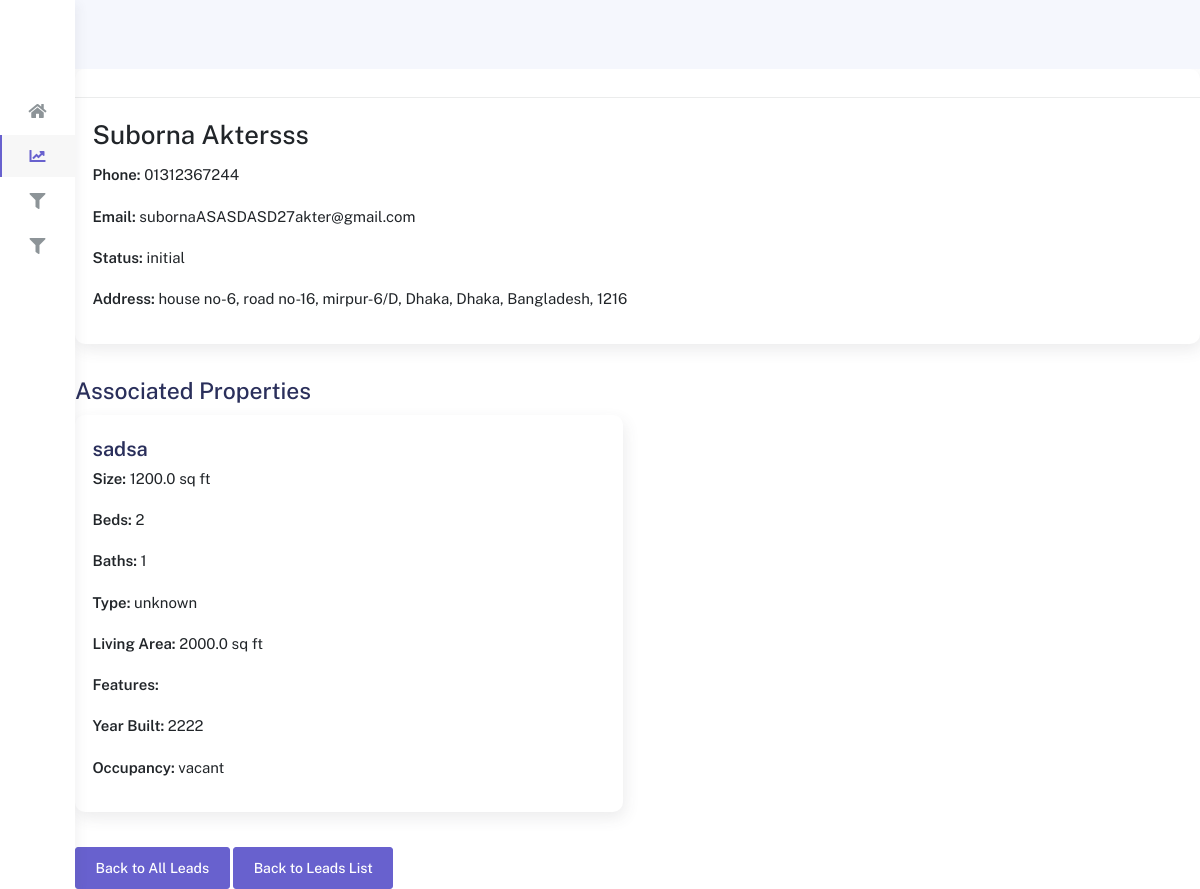
The page /lead/2 on the database its author committed.
### app.py (models this page shows, shortened)
class Lead(db.Model):
    id = db.Column(db.Integer, primary_key=True)
    firstname = db.Column(db.String(50), nullable=False)
    lastname = db.Column(db.String(50), nullable=False)
    phone = db.Column(db.String(15), nullable=False)
    email = db.Column(db.String(120), nullable=False, unique=True)
    status = db.Column(db.String(20), nullable=False)
    address = db.Column(db.String(200), nullable=True)
    city = db.Column(db.String(200), nullable=True)
    state = db.Column(db.String(200), nullable=True)
    country = db.Column(db.String(200), nullable=True)
    zip = db.Column(db.String(200), nullable=True)
    properties = db.relationship('Property', backref='lead', lazy=True)
    lead_list_id = db.Column(db.Integer, db.ForeignKey('lead_list.id'), nullable=True)
    campaignid = db.Column(db.Integer, db.ForeignKey('campaign.id'), nullable=True)
    last_modified = db.Column(db.DateTime, nullable=False, default=datetime.utcnow, onupdate=datetime.utcnow)

class Property(db.Model):
    id = db.Column(db.Integer, primary_key=True)
    size = db.Column(db.Float, nullable=True)
    beds = db.Column(db.Integer, nullable=True)
    baths = db.Column(db.Integer, nullable=True)
    type = db.Column(db.String(50), nullable=True)
    livingarea = db.Column(db.Float, nullable=True)
    features = db.Column(db.String(200), nullable=True)
    propertyaddress = db.Column(db.String(200), nullable=True)
    yearsbuilt = db.Column(db.Integer, nullable=True)
    occupancy = db.Column(db.String(50), nullable=True)
    lead_id = db.Column(db.Integer, db.ForeignKey('lead.id'), nullable=False)

### app.py (the view)
@app.route("/lead/<int:lead_id>", methods=["GET"])
def leaddetails(lead_id):
    lead = Lead.query.get_or_404(lead_id)
    return render_template("singlelead.html", lead=lead)

### templates/singlelead.html (shortened to what this page needs)
<!DOCTYPE html>
<html lang="en">
<head>
  <link rel="stylesheet" href="{{ url_for('static', filename='css/bootstrap.min.css') }}" />
  <link rel="stylesheet" href="{{ url_for('static', filename='css/plugins.min.css') }}" />
  <link rel="stylesheet" href="{{ url_for('static', filename='css/kaiadmin.min.css') }}" />
  <link rel="stylesheet" href="{{ url_for('static', filename='css/main.css') }}" />
</head>
<body>
  <div class="wrapper sidebar_minimize">
          <div class="sidebar" data-background-color="light">
        <div class="sidebar-logo">
          <div class="logo-header" data-background-color="light">
          </div>
        </div>
        <div class="sidebar-wrapper scrollbar scrollbar-inner">
          <div class="sidebar-content">
            <ul class="nav nav-secondary">
              <li class="nav-item">
                <a href="/">
                  <i class="fas fa-home"></i>
                </a>
              </li>
               <li class="nav-item active">
                <a href="/analytics">
                <i class="fas fa-chart-line"></i>
                </a>
              </li>
              <li class="nav-item">
                <a href="/leads">
                <i class="fas fa-filter"></i>
                </a>
              </li>
              <li class="nav-item">
                <a href="/leads">
                <i class="fas fa-filter"></i>
                </a>
              </li>
            </ul>
          </div>
        </div>
      </div>
    <div class="main-panel">
      <div class="container">
        <div class="row">
          <div class="col-md-12">
            <div class="card">
              <div class="card-header d-flex align-items-center">
              </div>
            <div class="card-body">
                <h2>{{ lead.firstname }} {{ lead.lastname }}</h2>
                <p><strong>Phone:</strong> {{ lead.phone }}</p>
                <p><strong>Email:</strong> {{ lead.email }}</p>
                <p><strong>Status:</strong> {{ lead.status }}</p>
                <p><strong>Address:</strong> {{ lead.address }}, {{ lead.city }}, {{ lead.state }}, {{ lead.country }}, {{ lead.zip }}</p>
            </div>
            </div>
              {% if lead.properties %}
        <h3>Associated Properties</h3>
        <div class="row">
            {% for property in lead.properties %}
            <div class="col-md-6">
                <div class="card mb-3">
                    <div class="card-body">
                        <h5 class="card-title">{{ property.propertyaddress }}</h5>
                        <p><strong>Size:</strong> {{ property.size }} sq ft</p>
                        <p><strong>Beds:</strong> {{ property.beds }}</p>
                        <p><strong>Baths:</strong> {{ property.baths }}</p>
                        <p><strong>Type:</strong> {{ property.type }}</p>
                        <p><strong>Living Area:</strong> {{ property.livingarea }} sq ft</p>
                        <p><strong>Features:</strong> {{ property.features }}</p>
                        <p><strong>Year Built:</strong> {{ property.yearsbuilt }}</p>
                        <p><strong>Occupancy:</strong> {{ property.occupancy }}</p>
                    </div>
                </div>
            </div>
            {% endfor %}
        </div>
        {% else %}
        <p>No associated properties found for this lead.</p>
        {% endif %}
          </div>
        </div>
                <a href="{{ url_for('leads') }}" class="btn btn-secondary mt-4">Back to All Leads</a>
        <a href="{{ url_for('view_lead_lists') }}" class="btn btn-secondary mt-4">Back to Leads List</a>
      </div>
    </div>
  </div>
</body>
</html>

### static/css/main.css (style rules this page uses)
.container { background-color: #ffffff !important; }

### rows shown on the page
Lead: firstname "Suborna", lastname "Aktersss", phone "01312367244", email "subornaASASDASD27akter@gmail.com", status "initial", address "house no-6, road no-16, mirpur-6/D", city "Dhaka", state "Dhaka", country "Bangladesh", zip "1216"
Property: propertyaddress "sadsa", size "1200.0", beds "2", baths "1", type "unknown", livingarea "2000.0", yearsbuilt "2222", occupancy "vacant"
